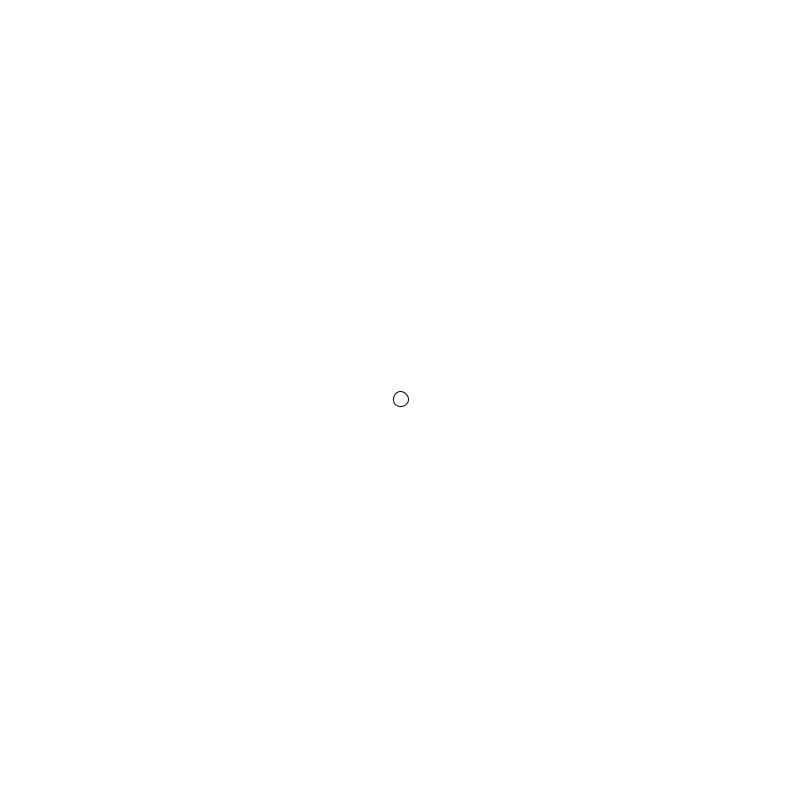
Frame 1 (no input)
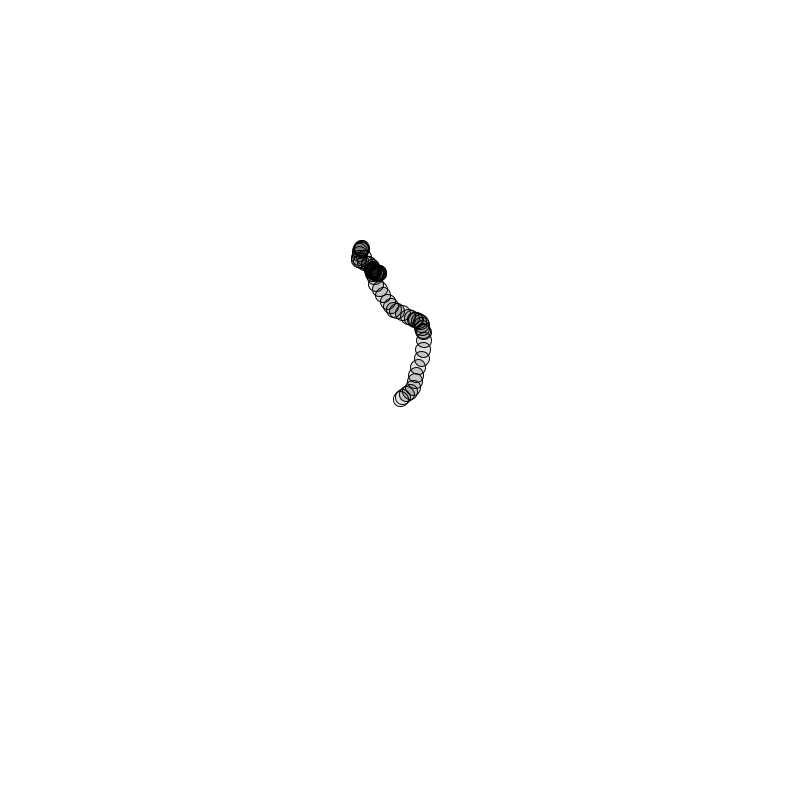
Frame 60 (the mouse pressed at the canvas centre just before this capture)
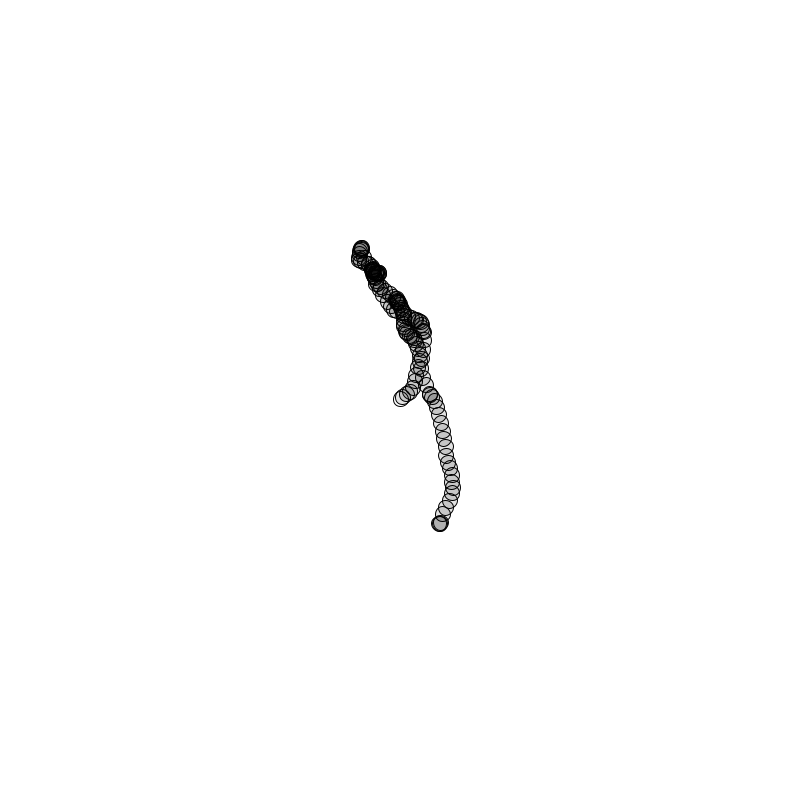
Frame 120 (the mouse held since frame 60 and released just before this capture)

The Processing sketch that drew these frames (run headless with seeded random() and noise(); from frame 60 on, the mouse is pressed at the canvas centre):

// Processing sketch: LimitVelocity
// ── LimitVelocity.pde
Mover m;

void setup() {
    size(800, 800);
    m = new Mover();
    background(255);
}

void draw() {
    m.update();
    m.display();
}

// ── Mover.pde
class Mover{
    PVector loc;
    PVector vel;
    PVector acc;

    Mover(){
        loc = new PVector(width/2, height/2);
        vel = new PVector(random(-2, 2), random(-2, 2));
    }

    //acceleration
    void update(){
        acc = new PVector(random(-2, 2), random(-2, 2));
        this.checkEdge();
        this.limit();
        loc = loc.add(vel);
        vel = vel.add(acc);
        println("currentVel: "+vel.mag());
    }

    // check loc inside of window
    void checkEdge(){
        if (loc.x > width) {
            loc.x = 0;
        } else if (loc.x < 0) {
            loc.x = width;
        }

        if (loc.y > height) {
            loc.y = 0;
        } else if (loc.y < 0) {
            loc.y = height;
        }
    }

    // limit the velocity smaller than 10
    void limit(){
        if (vel.mag() > 10) { vel.normalize(); }
    }

    void display(){
        ellipse(loc.x, loc.y, 15, 15);
        fill(0, 30);
    }
}
